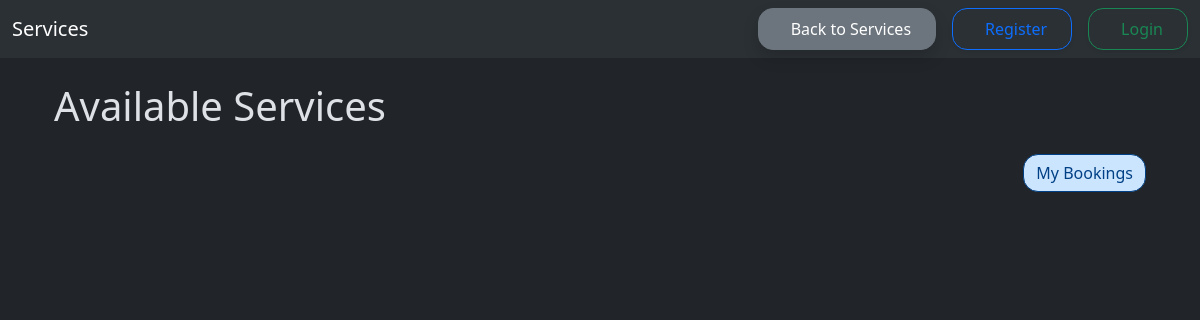
Before: / with the older database file.
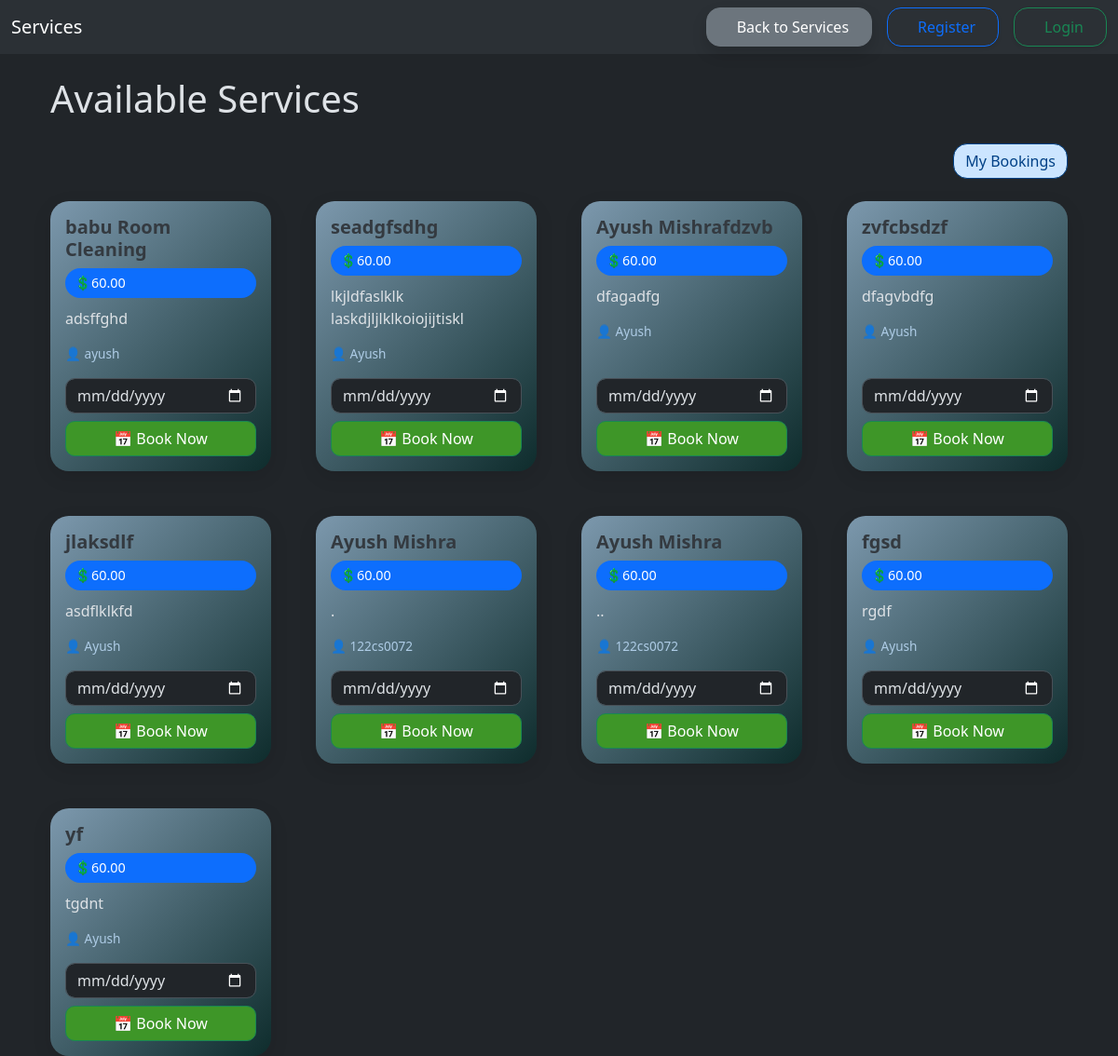
After: the same page with the newer database file.
### service_app/models.py (models this page shows, shortened)
class Service(models.Model):
    name = models.CharField(max_length=200)
    description = models.TextField()
    owner = models.ForeignKey(User, on_delete=models.CASCADE)
    price = models.DecimalField(default=60,max_digits=10, decimal_places=2)
    duration = models.IntegerField(default=60, help_text="Duration in minutes")  # Default value set to 60
    created_at = models.DateTimeField(default=timezone.now)
    updated_at = models.DateTimeField(auto_now=True)

class User(AbstractUser):
    pass

### service_app/views.py (the view)
# urls.py: path('', views.services, name='home'),  # root `/` now shows services
@never_cache
def services(request):
    services = Service.objects.all()
    return render(request, 'services.html', {'services': services})

### service_app/templates/services.html (shortened to what this page needs)
{% extends "home.html" %}
{% block content %}
<div class="container mt-4">
    <h1 class="mb-4">Available Services</h1>
        <div class="mb-4 text-end">
            <a class="btn btn-primary my-bookings-item" href="{% url 'my_bookings' %}">My Bookings</a>
        </div>
        <div class="row row-cols-1 row-cols-sm-2 row-cols-md-4 g-5">
            {% for service in services %}
            <div class="col">
                <div class="card card-custom h-100">
                    <div class="card-body d-flex flex-column">
                        <h5 class="card-title">{{ service.name }}</h5>
                        <span class="price-badge">💲{{ service.price }}</span>
                        <p class="card-text">{{ service.description }}</p>
                        <p class="owner-badge">👤 {{ service.owner }}</p>
                        <form method="post" action="{% url 'book_service' service.id %}" class="mt-auto">
                            <div class="mb-2">
                                <input type="date" class="form-control" name="date" required>
                            </div>
                            <button type="submit" class="btn btn-success w-100">📅 Book Now</button>
                        </form>
                    </div>
                </div>
            </div>
            {% endfor %}
        </div>
</div>
{% endblock %}

### templates/home.html (shortened to what this page needs)
{% load static %}
<!DOCTYPE html>
<html lang="en" data-bs-theme="dark">
<head>
    <link href="https://cdn.jsdelivr.net/npm/bootstrap@5.3.5/dist/css/bootstrap.min.css" rel="stylesheet">
</head>
<body>
  <nav class="py-2 navbar navbar-expand-lg bg-body-tertiary">
        <div class="container-fluid">
          <a class="navbar-brand" href="#">Services</a>
          <div class="collapse navbar-collapse" id="navbarSupportedContent">
            <ul class="flex-wrap gap-3 navbar-nav ms-auto mb-lg-0 d-flex justify-content-center align-items-center">
                <li class="nav-item">
                    <a href="{% url 'services' %}" class="px-4 py-2 shadow btn btn-secondary">
                        Back to Services
                    </a>
                </li>
                {% if user.is_authenticated %}
                <li class="nav-item">
                    <form method="post" action="{% url 'logout' %}" class="m-0">
                        {% csrf_token %}
                        <button class="px-4 py-2 shadow btn btn-danger" type="submit">
                            <i class="bi bi-box-arrow-right me-2"></i>Logout
                        </button>
                    </form>
                </li>
                {% else %}
                <li class="nav-item">
                    <a href="{% url 'register' %}" class="px-4 py-2 shadow-sm btn btn-outline-primary">
                        Register
                    </a>
                </li>
                <li class="nav-item">
                    <a href="{% url 'login' %}" class="px-4 py-2 shadow-sm btn btn-outline-success">
                        Login
                    </a>
                </li>
                {% endif %}
            </ul>
        </div>
        </div>
      </nav>
    <div class= "container">
        {% block content %}
        {% endblock content %}
    </div>
</body>
</html>

### templates/home.html (style rules this page uses)
.btn { border-radius: 15px; font-weight: 500; transition: all 0.3s ease; }

### service_app/templates/services.html (style rules this page uses)
.my-bookings-item { background-color: #cce5ff; color: #004085; border: 1px solid #004085; }
.card-custom { border-radius: 20px; box-shadow: 0 6px 20px rgba(0, 0, 0, 0.1); transition: transform 0.3s ease, box-shadow 0.3s ease; background: linear-gradient(135deg,rgb(124, 152, 173) 0%,rgb(14, 44, 44) 100%); border: none; }
.card-title { font-weight: 600; font-size: 1.25rem; color: #343a40; }
.price-badge { background-color: #0d6efd; color: white; padding: 5px 10px; border-radius: 20px; font-size: 0.9rem; display: inline-block; margin-bottom: 10px; }
.owner-badge { font-size: 0.85rem; color:rgb(174, 204, 230); }
.form-control { border-radius: 10px; }
.btn-success { border-radius: 10px; background-color: rgb(62, 150, 40); }

Changed rows visible on the page:
added Service: name "babu Room Cleaning", price "60.00", description "adsffghd", owner "ayush"
added Service: name "seadgfsdhg", price "60.00", description "lkjldfaslklk laskdjljlklkoiojijtiskl", owner "Ayush"
added Service: name "Ayush Mishrafdzvb", price "60.00", description "dfagadfg", owner "Ayush"
added Service: name "zvfcbsdzf", price "60.00", description "dfagvbdfg", owner "Ayush"
added Service: name "jlaksdlf", price "60.00", description "asdflklkfd", owner "Ayush"
added Service: name "Ayush Mishra", price "60.00", description ".", owner "122cs0072"
added Service: name "Ayush Mishra", price "60.00", description "..", owner "122cs0072"
added Service: name "fgsd", price "60.00", description "rgdf", owner "Ayush"
added Service: name "yf", price "60.00", description "tgdnt", owner "Ayush"
